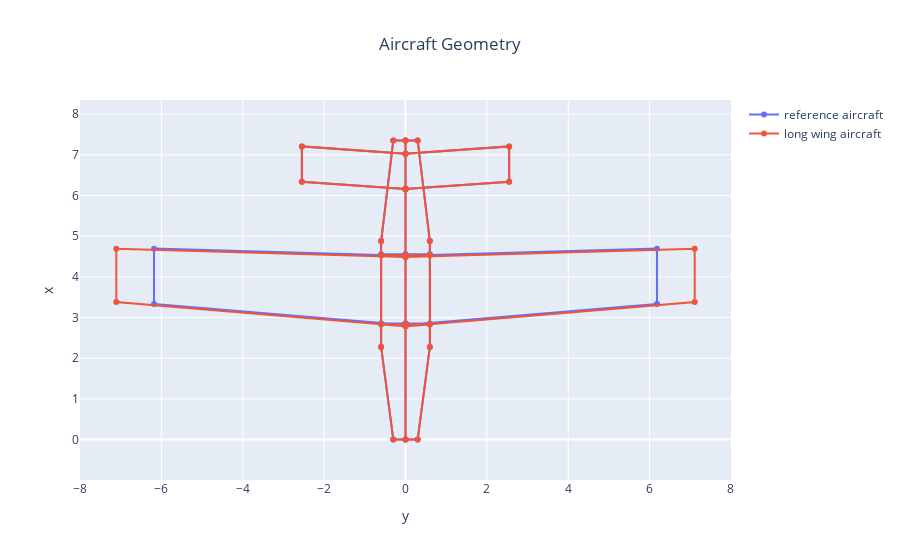

Source (notebook cell):
### Markdown cell above
We will finish by visualizing the two generated geometries before performing other calculation/analysis steps.

### Code cell
from fastoad.utils.postprocessing.analysis_and_plots import aircraft_geometry_plot

fig = aircraft_geometry_plot(pth.join(WORK_FOLDER_PATH, 'geometry_reference.xml'), name='reference aircraft')
fig = aircraft_geometry_plot(pth.join(WORK_FOLDER_PATH, 'geometry_long_wing.xml'), name='long wing aircraft', fig=fig)
fig.show()

### Figure 1 — Plotly figure (JSON) as saved in the notebook; plotly's stock layout.template omitted (floating-point values rounded to 4 significant figures)
{"data": [{"mode": "lines+markers", "name": "reference aircraft", "type": "scatter", "uid": "8e160a52-d37c-44f6-ad6b-45618aa1279e", "x": [0, -0.2994, -0.5989, -0.5989, -0.2994, 0, 0, -0.5989, 0, -6.182, -6.182, 0, -0.5989, 0, 0, 0, -2.548, -2.548, 0, 0, 0, 0.2994, 0.5989, 0.5989, 0.2994, 0, 0, 0.5989, 0, 6.182, 6.182, 0, 0.5989, 0, 0, 0, 2.548, 2.548, 0, 0], "y": [0, 0, 2.274, 4.879, 7.353, 7.353, 2.855, 2.855, 2.813, 3.331, 4.693, 4.516, 4.558, 4.558, 2.855, 6.16, 6.338, 7.206, 7.028, 6.16, 0, 0, 2.274, 4.879, 7.353, 7.353, 2.855, 2.855, 2.813, 3.331, 4.693, 4.516, 4.558, 4.558, 2.855, 6.16, 6.338, 7.206, 7.028, 6.16]}, {"mode": "lines+markers", "name": "long wing aircraft", "type": "scatter", "uid": "69de8386-c5c9-4f1f-b322-52de596f7be8", "x": [0, -0.2994, -0.5989, -0.5989, -0.2994, 0, 0, -0.5989, 0, -7.109, -7.109, 0, -0.5989, 0, 0, 0, -2.548, -2.548, 0, 0, 0, 0.2994, 0.5989, 0.5989, 0.2994, 0, 0, 0.5989, 0, 7.109, 7.109, 0, 0.5989, 0, 0, 0, 2.548, 2.548, 0, 0], "y": [0, 0, 2.274, 4.879, 7.353, 7.353, 2.826, 2.826, 2.784, 3.379, 4.69, 4.487, 4.529, 4.529, 2.826, 6.16, 6.338, 7.206, 7.028, 6.16, 0, 0, 2.274, 4.879, 7.353, 7.353, 2.826, 2.826, 2.784, 3.379, 4.69, 4.487, 4.529, 4.529, 2.826, 6.16, 6.338, 7.206, 7.028, 6.16]}], "layout": {"title": {"text": "Aircraft Geometry", "x": 0.5}, "xaxis": {"title": {"text": "y"}}, "yaxis": {"scaleanchor": "x", "scaleratio": 1, "title": {"text": "x"}}}}
